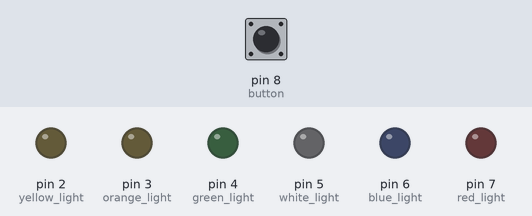
Bench run of a sketch on a simulated Arduino Uno, built with avr-gcc and run on an emulated ATmega328P. On the bench: output pins drawn as LEDs (lit = HIGH). Inputs (shaded band) come from the test bench; at power-on: pin 8 (button) LOW.

Above: at 1.2 s.
1.3 s: pin 8 (button) pulled HIGH for 3.2 s
At 2.1 s:
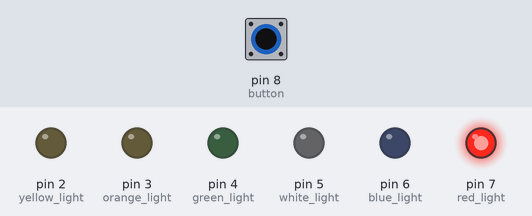
At 4.1 s:
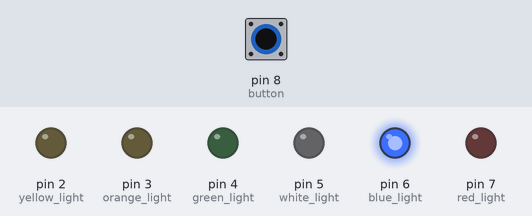
Timing chart, 0 to 7.8 s (numbered marks = the images above; inputs shaded):
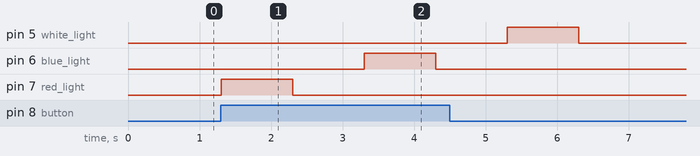

Measured:
- after the input at 1.3 s, pin 5 (white_light): LOW → HIGH after 4.0 s, → LOW 1.0 s later; pin 6 (blue_light): LOW → HIGH after 2.0 s, → LOW 1.0 s later; pin 7 (red_light): LOW → HIGH at once, → LOW 1.0 s later

The sketch:

lab01.ino
```cpp
// C++ code
//

int button = 8;
int red_light = 7;
int blue_light = 6;
int white_light = 5;
int green_light = 4;
int orange_light = 3;
int yellow_light = 2;

long time = 0;

void setup() {
    pinMode(red_light, OUTPUT);
    pinMode(blue_light, OUTPUT);
    pinMode(white_light, OUTPUT);
    pinMode(green_light, OUTPUT);
    pinMode(orange_light, OUTPUT);
    pinMode(yellow_light, OUTPUT);
    pinMode(button, INPUT);
    Serial.begin(9600);
}

void loop() {
    if (digitalRead(button) == HIGH) {
        time = millis();
        while (digitalRead(button) == HIGH) {
            if (millis() - time > 12000) {
                digitalWrite(red_light, HIGH);
                digitalWrite(blue_light, HIGH);
                digitalWrite(white_light, HIGH);
                digitalWrite(green_light, HIGH);
                digitalWrite(orange_light, HIGH);
                digitalWrite(yellow_light, HIGH);
            } else {
                if (digitalRead(button) == 0) break;
                digitalWrite(red_light, HIGH);
                delay(1000);
                digitalWrite(red_light, LOW);
                if (digitalRead(button) == 0) break;
                delay(1000);
                digitalWrite(blue_light, HIGH);
                delay(1000);
                digitalWrite(blue_light, LOW);
                if (digitalRead(button) == 0) break;
                delay(1000);
                digitalWrite(white_light, HIGH);
                delay(1000);
                digitalWrite(white_light, LOW);
                if (digitalRead(button) == 0) break;
                delay(1000);
                digitalWrite(green_light, HIGH);
                delay(1000);
                digitalWrite(green_light, LOW);
                if (digitalRead(button) == 0) break;
                delay(1000);
                digitalWrite(orange_light, HIGH);
                delay(1000);
                digitalWrite(orange_light, LOW);
                if (digitalRead(button) == 0) break;
                delay(1000);
                digitalWrite(yellow_light, HIGH);
                delay(1000);
                digitalWrite(yellow_light, LOW);
                delay(1000);
            }
        }
        digitalWrite(red_light, LOW);
        digitalWrite(blue_light, LOW);
        digitalWrite(white_light, LOW);
        digitalWrite(green_light, LOW);
        digitalWrite(orange_light, LOW);
        digitalWrite(yellow_light, LOW);
    }
}
```
